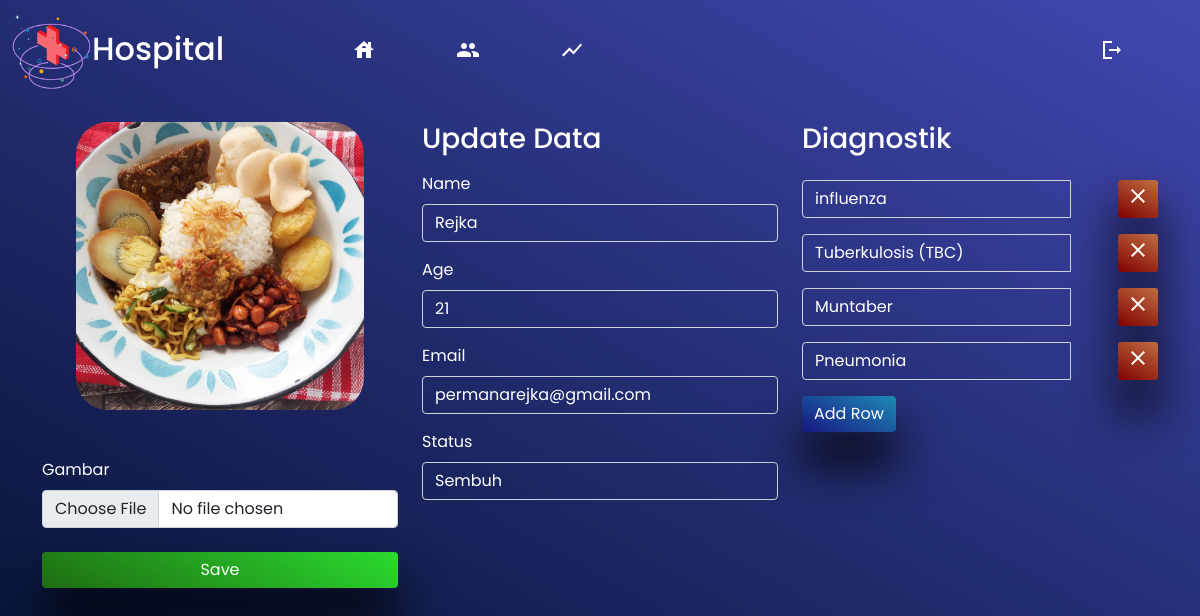
The page /update_patients.php?id=18 on the database its author committed.
### tables this page shows
CREATE TABLE `patients` (
  `id` int(11) NOT NULL,
  `nama` varchar(50) DEFAULT NULL,
  `usia` int(11) DEFAULT NULL,
  `gambar` varchar(255) DEFAULT NULL,
  `email` varchar(100) DEFAULT NULL,
  `status_id` int(11) DEFAULT NULL
);

CREATE TABLE `statuses` (
  `id` int(11) NOT NULL,
  `name` varchar(20) DEFAULT NULL
);

CREATE TABLE `patient_diseases` (
  `id` int(11) NOT NULL,
  `patient_id` int(11) DEFAULT NULL,
  `diseases_id` int(11) DEFAULT NULL
);

CREATE TABLE `diseases` (
  `id` int(11) NOT NULL,
  `name` varchar(50) DEFAULT NULL
);

### functions.php (called while the page is built, shortened)
<?php
function koneksi() {
  $conn = mysqli_connect('localhost','id19059853_rejka','l4IT_K-un^qVfI=z','id19059853_hospital') or die('KONEKSI GAGAL');
  return $conn;
}
function query($query) {
  $conn = koneksi();
  $result = mysqli_query($conn, $query) or die(mysqli_error($conn));
  $rows = [];while( $row = mysqli_fetch_assoc($result) ){
    $rows[] = $row;
  } return $rows;
}

### update_patients.php (the view, shortened to what this page needs)
<?php
  require 'functions.php';
  $id = $_GET['id'];
  $patient = query("SELECT * FROM patients WHERE id = $id")[0];
  $statuses = query("SELECT * FROM statuses");
  $diseases = query("SELECT * FROM diseases");
  $patient_diseases = query("SELECT * FROM patient_diseases where patient_id = $id");
?>
<!DOCTYPE html>
<html lang="en">
  <head>
    <link href="https://cdn.jsdelivr.net/npm/bootstrap@5.0.2/dist/css/bootstrap.min.css" rel="stylesheet">
    <link rel="stylesheet" href="./assets/css/custom.css">
  </head>
  <body>
    <nav class="navbar navbar-expand-lg navbar-light text-white mb-3">
      <div class="container-fluid">
        <div class="navbar-brand" href="#">
          <img src="assets/image/hospital_logo.png" class="brand-logo" alt="">
          <h2>Hospital</h2>
        </div>
        <div class="collapse navbar-collapse" id="navbarText">
          <ul class="navbar-nav ps-5 me-auto mb-2 mb-lg-0">
            <li class="nav-item">
              <a class="nav-link" aria-current="page" href="./index.php">
                <span class="material-icons-sharp">house</span>
              </a>
            </li>
            <li class="nav-item">
              <a class="nav-link" href="./patients.php">
                <span class="material-icons-sharp">group</span>
              </a>
            </li>
            <li class="nav-item">
              <a class="nav-link" href="./statistics.php">
                <span class="material-icons-sharp">show_chart</span>
              </a>
            </li>
          </ul>
          <span class="navbar-text me-5">
            <a class="nav-link" href="logout.php">
              <span class="material-icons-sharp">logout</span>
            </a>
          </span>
        </div>
      </div>
    </nav>
    <div class="d-flex justify-content-around w-100">
      <div class="container w-100 h-100 text-white">
        <form class="" action="" method="post" enctype="multipart/form-data">
          <div class="row">
            <div class="col-md-4 d-flex flex-column align-items-center">
              <img src="img/<?php echo $patient['gambar'] ?>" alt="" class="image">
              <div class="mb-3 mt-5 d-flex flex-column">
                <label for="gambar" class="form-label">Gambar</label>
                <input type="file" class="form-control" id="gambar" name="gambar" value="<?php echo $patient["gambar"] ?>">
                <button type="submit" name="save" class="mt-4 btn btn-success box-shadow">Save</button>
              </div>
            </div>
            <div class="col-md-4">
              <h3 class="text-white mb-3">Update Data </h3>
              <div class="mb-3">
                <label for="name" class="form-label">Name</label>
                <input type="text" class="form-control" id="name" name="nama" placeholder="Masukan nama pasien" value="<?= $patient['nama'] ?>">
              </div>
              <div class="mb-3">
                <label for="age" class="form-label">Age</label>
                <input type="number" class="form-control" id="age" name="usia" placeholder="Masukan umur pasien" value="<?php echo $patient["usia"] ?>">
              </div>
              <div class="mb-3">
                <label for="email" class="form-label">Email</label>
                <input type="email" class="form-control" id="email" name="email" placeholder="Masukan email pasien" value="<?php echo $patient["email"] ?>">
              </div>
              <div class="mb-3">
                <label for="status" class="form-label">Status</label>
                <select id="status" name="status" class="form-select">
                  <?php foreach ($statuses as $key => $value): ?>
                    <option <?= ($patient["status_id"] == $value["id"]) ? "selected" : ""  ?> value="<?php echo $value['id'] ?>"><?php echo $value['name'] ?></option>
                  <?php endforeach ?>
                </select>
              </div>
            </div>
            <div class="col-md-4">
              <h3 class="">Diagnostik</h3>
              <div class="pt-3">
                <?php if (sizeof($patient_diseases)!=0) : ?>
                  <?php foreach ($patient_diseases as $key => $value_pd) : ?>
                    <div id="inputFormRow">
                      <div class="input-group mb-3 d-flex align-items-center">
                        <select id="status" name="disease[]" class="form-select">
                          <?php foreach ($diseases as $key => $value): ?>
                            <option <?php if ($value_pd['diseases_id'] === $value['id'] ) echo "selected" ?> value="<?php echo $value['id'] ?>"><?php echo $value['name'] ?></option>
                          <?php endforeach ?>
                        </select>
                        <div class="input-group-append">
                          <button id="removeRow" type="button" class="btn btn-sm btn-danger ms-5 box-shadow">
                            <span class="material-icons-sharp">
                            </span>
                          </button>
                        </div>
                      </div>
                    </div>
                  <?php endforeach; ?>
                <?php endif; ?>
                <button id="addRow" type="button" class=" box-shadow btn btn-primary">Add Row</button>
              </div>
            </div>
          </div>
        </form>
      </div>
    </div>
  </body>
</html>

### assets/css/custom.css (style rules this page uses)
body { font-family: var(--font-default); overflow: hidden; margin: 0; padding: 0; }
nav, body { background: var(--bg-primary); background-attachment: fixed; }
input[type='text'], input[type='email'], input[type='number'], .form-select { background: transparent; color: white; }
.image { object-fit: cover; border-radius: 2rem; width: 18rem; height: 18rem; }
.navbar-brand { display: flex; height: 100%; width: 17vw; justify-content: space-around; align-items: center; }

### assets/css/variables.css (style rules this page uses)
:root { --color-light: #F5F5F5; --color-white: #fff; --color-dark: black; --color-warning: linear-gradient(29deg, rgba(223,124,46,1) 0%, rgba(176,191,35,1) 100%); --color-primary: linear-gradient(29deg, rgba(23,23,129,1) 0%, rgba(30,138,181,1) 100%); --color-danger: linear-gradient(29deg, rgba(129,1,0,1) 0%, rgba(191,110,66,1) 100%); --color-success: linear-gradient(29deg, rgba(30,108,18,1) 0%, rgba(43,219,47,1) 100%); --color-secondary: linear-gradient(29deg, rgba(57,57,57,1) 0%, rgba(158,135,135,1) 100%); --bg-primary: linear-gradient(29deg, rgba(0,15,43,1) 0%, rgba(66,71,176,1) 100%); --font-default: 'Poppins', sans-serif; --box-shadow: 0 2rem 3rem var(--color-dark); }

### assets/css/customation.css (style rules this page uses)
.bg-primary, .btn-primary { background: var(--color-primary) !important; border:none; }
.bg-danger, .btn-danger { background: var(--color-danger) !important; border:none; }
.bg-success, .btn-success { background: var(--color-success) !important; border:none; }
.nav-link, .navbar-brand { color: white !important; }
.nav-link { margin-left: 4rem; transition: all 500ms ease; border-radius: 3rem; letter-spacing: 2px; }
.brand-logo { width: 5rem; }
.box-shadow { box-shadow: var(--box-shadow); transition: all 300ms ease; }

### rows shown on the page
patients: gambar (picture), nama "Rejka", usia "21", email "permanarejka@gmail.com", status "Sembuh"
patient_diseases: diseases.name "influenza"
patient_diseases: diseases.name "Tuberkulosis (TBC)"
patient_diseases: diseases.name "Muntaber"
patient_diseases: diseases.name "Pneumonia"
